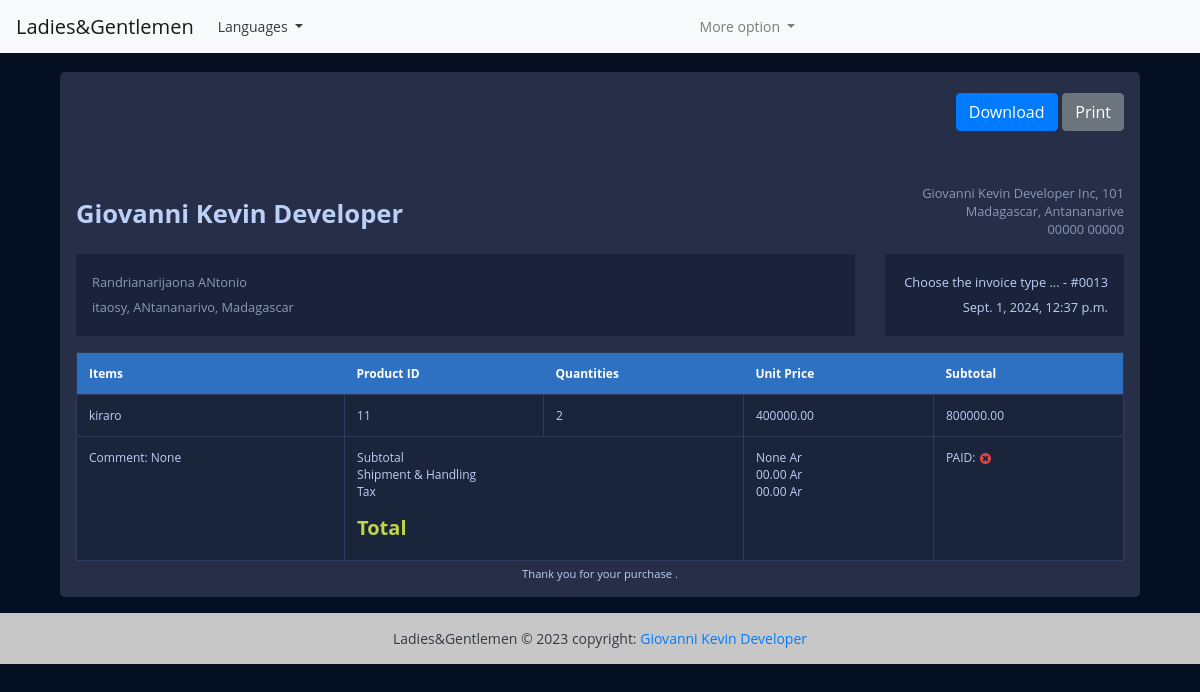
The page /view-invoice/13 (signed in) on the database its author committed.
### Facture_Ladies/models.py (models this page shows, shortened)
class Invoice(models.Model):
    INVOICE_TYPE = (
        ('R', 'RECEIPT'),
        ('P', 'PROFORMA INVOICE'),
        ('I', 'INVOICE')
    )
    customer = models.ForeignKey(Customer, on_delete=models.PROTECT)
    save_by = models.ForeignKey(User, on_delete=models.PROTECT)
    invoice_date_time = models.DateTimeField(auto_now_add=True)
    total = models.DecimalField(max_digits=10000, decimal_places=2)
    last_updated_date = models.DateTimeField(null=True, blank=True)
    paid = models.BooleanField(default=False)
    invoice_type = models.CharField(max_length=60, choices=INVOICE_TYPE)
    comments = models.TextField(null=True, max_length=1000, blank=True)
    class Meta :
        verbose_name = "Invoice"
        verbose_name_plural = "Invoices"
    @property
    def get_total(self):
        articles = self.article_set.all()
        total = sum(article.get_total for article in articles)

class Customer(models.Model):
    SEX_TYPES = (
        ('M', 'Masculin'),
        ('F', 'Feminin'),
    )
    name = models.CharField(max_length=132)
    email = models.EmailField()
    phone = models.CharField(max_length=132)
    address = models.CharField(max_length=64)
    sex = models.CharField(max_length=1 , choices=SEX_TYPES)
    age = models.CharField(max_length=12)
    city = models.CharField(max_length=32)
    zip_code = models.CharField(max_length=16)
    created_date = models.DateTimeField(auto_now_add=True)
    save_by = models.ForeignKey(User, on_delete=models.PROTECT)
    class Meta:
        verbose_name = "Customer"
        verbose_name_plural = "Customers"

class Article(models.Model):
    invoice = models.ForeignKey(Invoice, on_delete=models.CASCADE)
    name = models.CharField(max_length=32)
    quantity = models.IntegerField()
    unit_price = models.DecimalField(max_digits=1000, decimal_places=2)
    total = models.DecimalField(max_digits=1000, decimal_places=2)
    class Meta:
        verbose_name= 'Article'
        verbose_name_plural = "Articles"
    @property
    def get_total(self):
        total = self.quantity * self.unit_price
        return total

### Facture_Ladies/views.py (the view)
# urls.py: path('view-invoice/<int:pk>', views.InvoiceVisualizationView.as_view(), name='view-invoice'),
class InvoiceVisualizationView(LoginRequiredSuperuserMixim, View):
    template_name = 'invoice.html'
    def get(self, request, *args, **kwargs):
        pk = kwargs.get('pk')
        context = get_invoice(pk)
        return render(request, self.template_name, context)

### Facture_Ladies/utils.py (called while the page is built)
def get_invoice(pk):
    obj = Invoice.objects.get(pk=pk)
    articles = obj.article_set.all()
    context = {
        'obj': obj,
        'articles': articles
    }
    return context

### templates/invoice.html (shortened to what this page needs)
{% extends "base.html" %}
{% load static %}
{% block content %}
<div class="container">
    <div class="row gutters">
    	<div class="col-xl-12 col-lg-12 col-md-12 col-sm-12 col-12">
    		<div class="card">
    			<div class="card-body p-0">
    				<div class="invoice-container">
    					<div class="invoice-header">
    						<div class="row gutters">
    							<div class="col-xl-12 col-lg-12 col-md-12 col-sm-12">
    								<div class="custom-actions-btns mb-5">
    									<a href="{% url 'invoice-pdf' pk=obj.pk %}" class="btn btn-primary">
    										 Download
    									</a>
    									<a href="#" class="btn btn-secondary">
    										 Print
    									</a>
    								</div>
    							</div>
    						</div>
    						<div class="row gutters">
    							<div class="col-xl-6 col-lg-6 col-md-6 col-sm-6">
    								<a href="donaldprogrammeur.com" class="invoice-logo">
    									Giovanni Kevin Developer
    								</a>
    							</div>
    							<div class="col-lg-6 col-md-6 col-sm-6">
    								<address class="text-right">
    									Giovanni Kevin Developer Inc, 101<br>
    									Madagascar, Antananarive<br>
    									00000 00000
    								</address>
    							</div>
    						</div>
    						<div class="row gutters">
    							<div class="col-xl-9 col-lg-9 col-md-12 col-sm-12 col-12">
    								<div class="invoice-details">
    									<address>
    										{{obj.customer.name}}<br>
    										{{obj.customer.address}}, {{obj.customer.city}}, Madagascar
    									</address>
    								</div>
    							</div>
    							<div class="col-xl-3 col-lg-3 col-md-12 col-sm-12 col-12">
    								<div class="invoice-details">
    									<div class="invoice-num">
    										<div>{{obj.get_invoice_type_display}} - #00{{obj.id}}</div>
    										<div>{{obj.invoice_date_time}}</div>
    									</div>
    								</div>
    							</div>
    						</div>
    					</div>
    					<div class="invoice-body">
    						<div class="row gutters">
    							<div class="col-lg-12 col-md-12 col-sm-12">
    								<div class="table-responsive">
    									<table class="table custom-table m-0">
    										<thead>
    											<tr>
    												<th>Items</th>
													<th>Product ID</th>
													<th>Quantities</th>
													<th>Unit Price</th>
													<th>Subtotal</th>
    											</tr>
    										</thead>
    										<tbody>
                                              {% for article in articles %}
    											<tr>
                                                    <td>
    													{{ article.name }}
    												</td>
													<td>
    													{{ article.id }}
    												</td>
													<td>
    													{{ article.quantity }}
    												</td>
													<td>
    													{{ article.unit_price }}
    												</td>
													<td>
    													{{ article.get_total }}
    												</td>
    											</tr>
                                               {% endfor %}
    											<tr>
    												<td>Comment: {{obj.comments}}</td>
    												<td colspan="2">
														<p>
															Subtotal<br>
															Shipment &amp; Handling<br>
															Tax<br>
														</p>
    													<h5 class="text-success"><strong>Total</strong></h5>
    												</td>
    												<td>
    													<p>
    														{{obj.get_total}} Ar<br>
    														00.00 Ar<br>
    														00.00 Ar<br>
    													</p>
    												</td>
                                                    <td>
                                                            PAID:
                                                        {% if obj.paid  %}
                                                           <img class="icon" src="{% static 'images/icon-yes.svg' %}" alt="True">
                                                        {% else %}
                                                            <img class="icon" src="{% static 'images/icon-no.svg' %}" alt="False">
                                                        {% endif %}
                                                    </td>
    											</tr>
    										</tbody>
    									</table>
    								</div>
    							</div>
    						</div>
    					</div>
    					<div class="invoice-footer">
    						Thank you for your purchase .
    					</div>
    				</div>
    			</div>
    		</div>
    	</div>
    </div>
</div>
{% endblock content %}

### static/style.css (style rules this page uses)
body { margin: 0; padding: 0; font: 400 .875rem 'Open Sans', sans-serif; color: #bcd0f7; background: rgb(4,16,33); position: relative; height: 100%; }
.invoice-container { padding: 1rem; }
.invoice-container .invoice-header .invoice-logo { margin: 0.8rem 0 0 0; display: inline-block; font-size: 1.6rem; font-weight: 700; color: #bcd0f7; }
.invoice-container .invoice-header address { font-size: 0.8rem; color: #8a99b5; margin: 0; }
.invoice-container .invoice-details { margin: 1rem 0 0 0; padding: 1rem; line-height: 180%; background: #1a233a; }
.invoice-container .invoice-details .invoice-num { text-align: right; font-size: 0.8rem; }
.invoice-container .invoice-body { padding: 1rem 0 0 0; }
.invoice-container .invoice-footer { text-align: center; font-size: 0.7rem; margin: 5px 0 0 0; }
.card { background: #272E48; -webkit-border-radius: 5px; -moz-border-radius: 5px; border-radius: 5px; border: 0; margin-bottom: 1rem; }
.custom-table { border: 1px solid #2b3958; }
.custom-table thead { background: #2f71c1; }
.custom-table thead th { border: 0; color: #ffffff; }
.custom-table > tbody tr:nth-of-type(even) { background-color: #1a243a; }
.custom-table > tbody td { border: 1px solid #2e3d5f; }
.table { background: #1a243a; color: #bcd0f7; font-size: .75rem; }
.text-success { color: #c0d64a !important; }
.custom-actions-btns { margin: auto; display: flex; justify-content: flex-end; }
.custom-actions-btns .btn { margin: .3rem 0 .3rem .3rem; }

### rows shown on the page
Invoice: customer.name "Randrianarijaona ANtonio", customer.address "itaosy", customer.city "ANtananarivo", invoice_type "Choose the invoice type ...", id "13", invoice_date_time "Sept. 1, 2024, 12:37 p.m.", comments "None", get_total "None"
Article: name "kiraro", id "11", quantity "2", unit_price "400000.00", get_total "800000.00"
